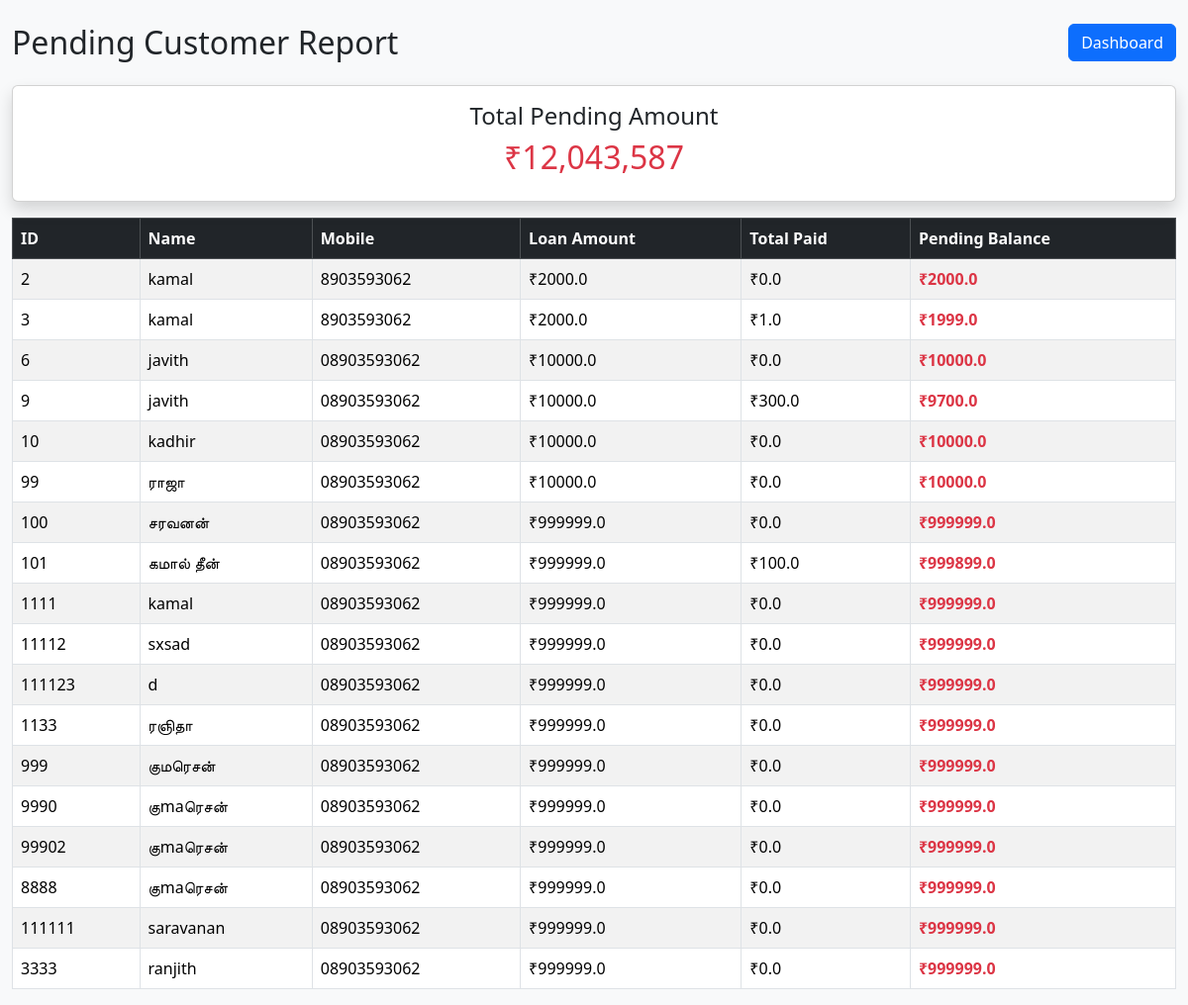
Screenshot of /pending_report (signed in) with the database file from the repository.
### models.py (models this page shows)
class Customer(db.Model):
    __tablename__ = "customers"
    __table_args__ = (
    db.UniqueConstraint(
        "customer_id",
        "user_id",
        name="uq_customer_user"
    ),
)
    id = db.Column(
        db.Integer,
        primary_key=True
    )
    customer_id = db.Column(
    db.String(50),
    nullable=False
)
    address = db.Column(
        db.Text
    )
    name = db.Column(
        db.String(200),
        nullable=False
    )
    mobile = db.Column(
        db.String(20)
    )
    loan_amount = db.Column(
        db.Float,
        default=0
    )
    daily_due = db.Column(
        db.Float,
        default=0
    )
    total_paid = db.Column(
        db.Float,
        default=0
    )
    remaining_balance = db.Column(
        db.Float,
        default=0
    )
    status = db.Column(
        db.String(20),
        default="Active"
    )
    start_date = db.Column(
        db.String(50)
    )
    end_date = db.Column(
        db.String(50)
    )
    user_id = db.Column(
        db.Integer,
        db.ForeignKey("admins.id"),
        nullable=False
    )

### app.py (the view)
@app.route("/pending_report")
@login_required
def pending_report():
    customers = Customer.query.filter(
        Customer.remaining_balance > 0,
        Customer.user_id == current_user.id
    ).all()
    total_pending = sum(
        customer.remaining_balance for customer in customers
    )
    return render_template(
        "pending_report.html",
        customers=customers,
        total_pending=total_pending
    )

### app.py (called while the page is built)
@login_manager.user_loader
def load_user(user_id):
    return db.session.get(
Admin,
int(user_id)
)

### templates/pending_report.html (shortened to what this page needs)
<!DOCTYPE html>
<html>
<head>
<link href="https://cdn.jsdelivr.net/npm/bootstrap@5.3.3/dist/css/bootstrap.min.css"
rel="stylesheet">
</head>
<body class="bg-light">
<div class="container-fluid mt-4">
<div class="d-flex justify-content-between mb-3">
<h2>
Pending Customer Report
</h2>
<div>
<a href="/dashboard"
class="btn btn-primary">
Dashboard
</a>
</div>
</div>
<div class="card shadow mb-3">
<div class="card-body text-center">
<h4>
Total Pending Amount
</h4>
<h2 class="text-danger">
₹{{ "{:,.0f}".format(total_pending) }}
</h2>
</div>
</div>
<div class="table-responsive">
<table class="table table-bordered table-striped">
<thead class="table-dark">
<tr>
<th>ID</th>
<th>Name</th>
<th>Mobile</th>
<th>Loan Amount</th>
<th>Total Paid</th>
<th>Pending Balance</th>
</tr>
</thead>
<tbody>
{% for customer in customers %}
<tr>
<td>{{ customer.customer_id }}</td>
<td>{{ customer.name }}</td>
<td>{{ customer.mobile }}</td>
<td>₹{{ customer.loan_amount }}</td>
<td>₹{{ customer.total_paid }}</td>
<td class="text-danger fw-bold">
₹{{ customer.remaining_balance }}
</td>
</tr>
{% endfor %}
</tbody>
</table>
</div>
</div>
</body>
</html>

### rows the page displays
Customer: customer_id "2", name "kamal", mobile "8903593062", loan_amount "2000.0", total_paid "0.0", remaining_balance "2000.0"
Customer: customer_id "3", name "kamal", mobile "8903593062", loan_amount "2000.0", total_paid "1.0", remaining_balance "1999.0"
Customer: customer_id "6", name "javith", mobile "08903593062", loan_amount "10000.0", total_paid "0.0", remaining_balance "10000.0"
Customer: customer_id "9", name "javith", mobile "08903593062", loan_amount "10000.0", total_paid "300.0", remaining_balance "9700.0"
Customer: customer_id "10", name "kadhir", mobile "08903593062", loan_amount "10000.0", total_paid "0.0", remaining_balance "10000.0"
Customer: customer_id "99", name "ராஜா", mobile "08903593062", loan_amount "10000.0", total_paid "0.0", remaining_balance "10000.0"
Customer: customer_id "100", name "சரவனன்", mobile "08903593062", loan_amount "999999.0", total_paid "0.0", remaining_balance "999999.0"
Customer: customer_id "101", name "கமால் தீன்", mobile "08903593062", loan_amount "999999.0", total_paid "100.0", remaining_balance "999899.0"
Customer: customer_id "1111", name "kamal", mobile "08903593062", loan_amount "999999.0", total_paid "0.0", remaining_balance "999999.0"
Customer: customer_id "11112", name "sxsad", mobile "08903593062", loan_amount "999999.0", total_paid "0.0", remaining_balance "999999.0"
Customer: customer_id "111123", name "d", mobile "08903593062", loan_amount "999999.0", total_paid "0.0", remaining_balance "999999.0"
Customer: customer_id "1133", name "ரஞிதா", mobile "08903593062", loan_amount "999999.0", total_paid "0.0", remaining_balance "999999.0"
Customer: customer_id "999", name "குமரெசன்", mobile "08903593062", loan_amount "999999.0", total_paid "0.0", remaining_balance "999999.0"
Customer: customer_id "9990", name "குmaரெசன்", mobile "08903593062", loan_amount "999999.0", total_paid "0.0", remaining_balance "999999.0"
Customer: customer_id "99902", name "குmaரெசன்", mobile "08903593062", loan_amount "999999.0", total_paid "0.0", remaining_balance "999999.0"
Customer: customer_id "8888", name "குmaரெசன்", mobile "08903593062", loan_amount "999999.0", total_paid "0.0", remaining_balance "999999.0"
Customer: customer_id "111111", name "saravanan", mobile "08903593062", loan_amount "999999.0", total_paid "0.0", remaining_balance "999999.0"
Customer: customer_id "3333", name "ranjith", mobile "08903593062", loan_amount "999999.0", total_paid "0.0", remaining_balance "999999.0"

### other values shown
{{ "{:,.0f}".format(total_pending) }} "12,043,587"
